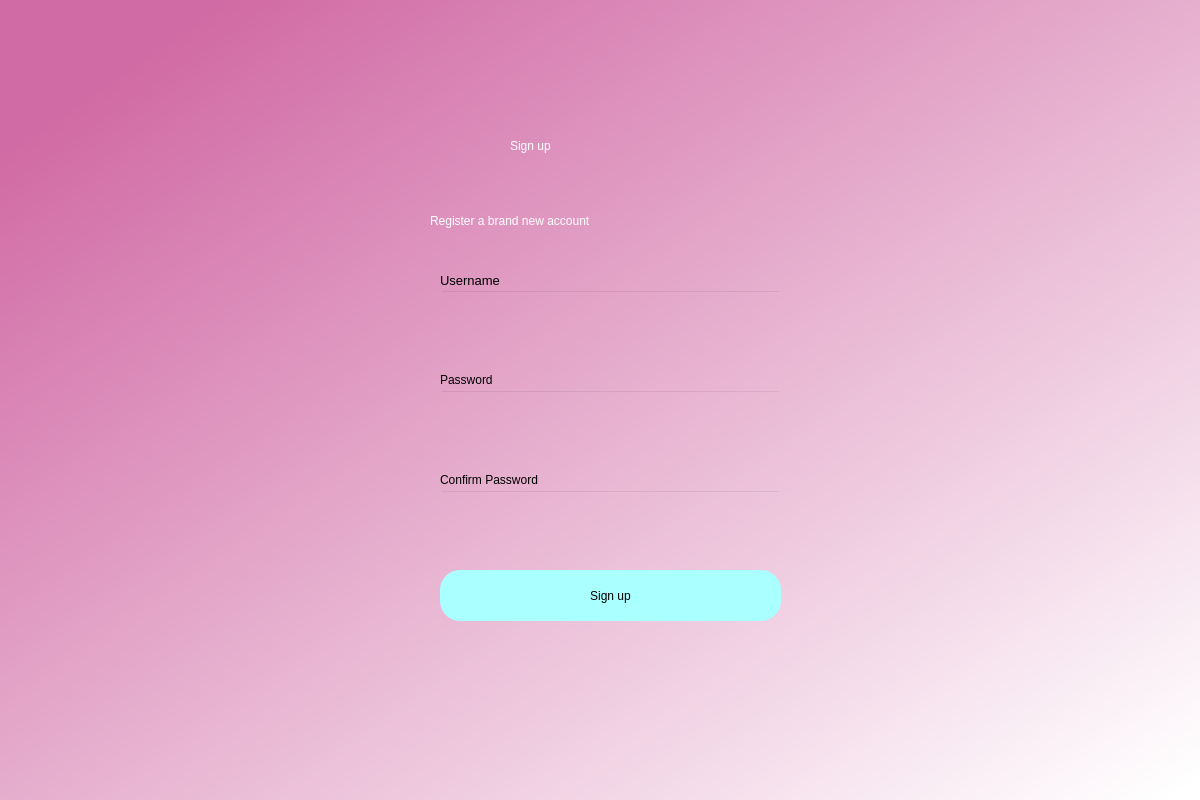
<?xml version="1.0" encoding="UTF-8"?>
<ui version="4.0">
 <class>Dialog</class>
 <widget class="QDialog" name="Dialog">
  <property name="geometry">
   <rect>
    <x>0</x>
    <y>0</y>
    <width>1200</width>
    <height>800</height>
   </rect>
  </property>
  <property name="windowTitle">
   <string>Sign Up</string>
  </property>
  <widget class="QWidget" name="bgwidget" native="true">
   <property name="geometry">
    <rect>
     <x>0</x>
     <y>0</y>
     <width>1201</width>
     <height>801</height>
    </rect>
   </property>
   <property name="styleSheet">
    <string notr="true">QWidget#bgwidget{
background-color:qlineargradient(spread:pad, x1:0.091, y1:0.101636, x2:0.991379, y2:0.977, stop:0 rgba(209, 107, 165, 255), stop:1 rgba(255, 255, 255, 255));}</string>
   </property>
   <widget class="QLabel" name="label">
    <property name="geometry">
     <rect>
      <x>510</x>
      <y>110</y>
      <width>211</width>
      <height>71</height>
     </rect>
    </property>
    <property name="styleSheet">
     <string notr="true">font: 36pt &quot;MS Shell Dlg 2&quot;; color:rgb(255, 255, 255)</string>
    </property>
    <property name="text">
     <string>Sign up</string>
    </property>
   </widget>
   <widget class="QLabel" name="label_2">
    <property name="geometry">
     <rect>
      <x>430</x>
      <y>200</y>
      <width>381</width>
      <height>41</height>
     </rect>
    </property>
    <property name="styleSheet">
     <string notr="true">font: 16pt &quot;MS Shell Dlg 2&quot;;color:rgb(255, 255, 255)</string>
    </property>
    <property name="text">
     <string>Register a brand new account</string>
    </property>
   </widget>
   <widget class="QPushButton" name="signup">
    <property name="geometry">
     <rect>
      <x>440</x>
      <y>570</y>
      <width>341</width>
      <height>51</height>
     </rect>
    </property>
    <property name="styleSheet">
     <string notr="true">border-radius:20px;
background-color: rgb(170, 255, 255);
font: 14pt &quot;MS Shell Dlg 2&quot;;</string>
    </property>
    <property name="text">
     <string>Sign up</string>
    </property>
   </widget>
   <widget class="QLineEdit" name="emailfield">
    <property name="geometry">
     <rect>
      <x>440</x>
      <y>290</y>
      <width>341</width>
      <height>51</height>
     </rect>
    </property>
    <property name="styleSheet">
     <string notr="true">background-color:rgba(0,0,0,0);
font: 12pt &quot;MS Shell Dlg 2&quot;;</string>
    </property>
   </widget>
   <widget class="QLineEdit" name="passwordfield">
    <property name="geometry">
     <rect>
      <x>440</x>
      <y>390</y>
      <width>341</width>
      <height>51</height>
     </rect>
    </property>
    <property name="styleSheet">
     <string notr="true">background-color:rgba(0,0,0,0);
font: 12pt &quot;MS Shell Dlg 2&quot;;</string>
    </property>
   </widget>
   <widget class="QLabel" name="label_3">
    <property name="geometry">
     <rect>
      <x>440</x>
      <y>270</y>
      <width>81</width>
      <height>20</height>
     </rect>
    </property>
    <property name="font">
     <font>
      <family>MS Shell Dlg 2</family>
      <pointsize>10</pointsize>
      <weight>50</weight>
      <italic>false</italic>
      <bold>false</bold>
     </font>
    </property>
    <property name="styleSheet">
     <string notr="true">font: 10pt &quot;MS Shell Dlg 2&quot;;</string>
    </property>
    <property name="text">
     <string>Username</string>
    </property>
   </widget>
   <widget class="QLabel" name="label_4">
    <property name="geometry">
     <rect>
      <x>440</x>
      <y>370</y>
      <width>81</width>
      <height>20</height>
     </rect>
    </property>
    <property name="styleSheet">
     <string notr="true">font: 10pt &quot;MS Shell Dlg 2&quot;;</string>
    </property>
    <property name="text">
     <string>Password</string>
    </property>
   </widget>
   <widget class="QLabel" name="error">
    <property name="geometry">
     <rect>
      <x>440</x>
      <y>540</y>
      <width>341</width>
      <height>20</height>
     </rect>
    </property>
    <property name="styleSheet">
     <string notr="true">font: 12pt &quot;MS Shell Dlg 2&quot;; color:red;</string>
    </property>
    <property name="text">
     <string/>
    </property>
   </widget>
   <widget class="QLabel" name="label_5">
    <property name="geometry">
     <rect>
      <x>440</x>
      <y>470</y>
      <width>141</width>
      <height>20</height>
     </rect>
    </property>
    <property name="styleSheet">
     <string notr="true">font: 10pt &quot;MS Shell Dlg 2&quot;;</string>
    </property>
    <property name="text">
     <string>Confirm Password</string>
    </property>
   </widget>
   <widget class="QLineEdit" name="confirmpasswordfield">
    <property name="geometry">
     <rect>
      <x>440</x>
      <y>490</y>
      <width>341</width>
      <height>51</height>
     </rect>
    </property>
    <property name="styleSheet">
     <string notr="true">background-color:rgba(0,0,0,0);
font: 12pt &quot;MS Shell Dlg 2&quot;;</string>
    </property>
   </widget>
  </widget>
 </widget>
 <resources/>
 <connections/>
</ui>
